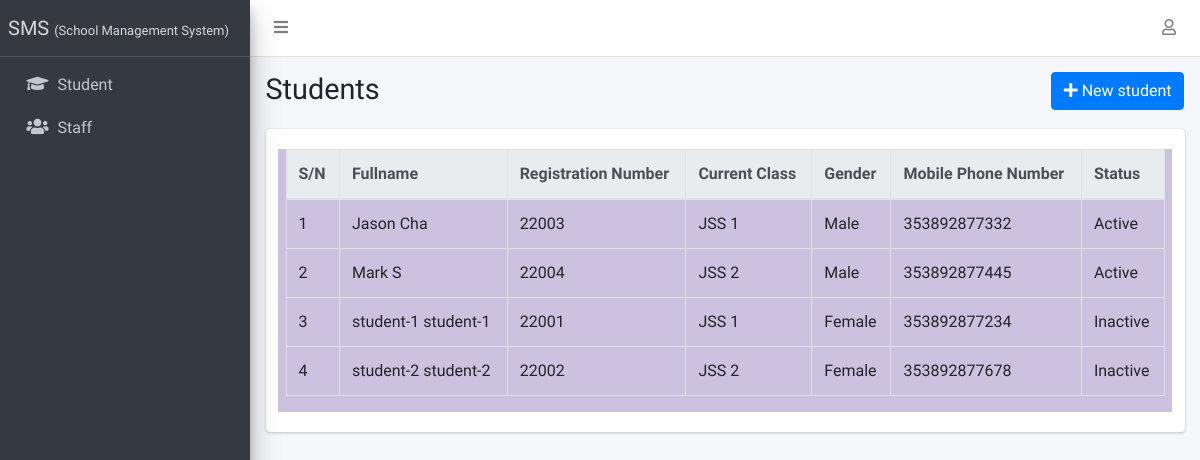
The app's page /student/list (signed in) with its own data.
### apps/students/models.py (models this page shows, shortened)
class Student(models.Model):
    STATUS_CHOICES = [("active", "Active"), ("inactive", "Inactive")]
    GENDER_CHOICES = [("male", "Male"), ("female", "Female")]
    current_status = models.CharField(
        max_length=10, choices=STATUS_CHOICES, default="active"
    )
    registration_number = models.CharField(max_length=200, unique=True)
    surname = models.CharField(max_length=200)
    firstname = models.CharField(max_length=200)
    other_name = models.CharField(max_length=200, blank=True)
    gender = models.CharField(max_length=10, choices=GENDER_CHOICES, default="male")
    date_of_birth = models.DateField(default=timezone.now)
    current_class = models.ForeignKey(
        StudentClass, on_delete=models.SET_NULL, blank=True, null=True
    )
    date_of_admission = models.DateField(default=timezone.now)
    mobile_num_regex = RegexValidator(
        regex="^[0-9]{10,15}$", message="Entered mobile number isn't in a right format!"
    )
    parent_mobile_number = models.CharField(
        validators=[mobile_num_regex], max_length=13, blank=True
    )
    address = models.TextField(blank=True)
    others = models.TextField(blank=True)
    passport = models.ImageField(blank=True, upload_to="students/passports/")
    class Meta:
        ordering = ["surname", "firstname", "other_name"]

### apps/corecode/models.py (models this page shows)
class StudentClass(models.Model):
    name = models.CharField(max_length=200, unique=True)
    class Meta:
        verbose_name = "Class"
        verbose_name_plural = "Classes"
        ordering = ["name"]
    def __str__(self):
        return self.name

### apps/students/views.py (the view)
# urls.py: path("list", StudentListView.as_view(), name="student-list"),
class StudentListView(LoginRequiredMixin, ListView):
    model = Student
    template_name = "students/student_list.html"

### apps/corecode/context_processors.py (called while the page is built)
def site_defaults(request):
    current_session = AcademicSession.objects.get(current=True)
    current_term = AcademicTerm.objects.get(current=True)
    vals = SiteConfig.objects.all()
    contexts = {
        "current_session": current_session.name,
        "current_term": current_term.name,
    }
    for val in vals:
        contexts[val.key] = val.value
    return contexts

### apps/students/templates/students/student_list.html (shortened to what this page needs)
{% extends 'base.html' %}
{% block title %}Students{% endblock title %}
{% block breadcrumb %}
<a class="btn btn-primary" href="{% url 'student-create' %}"><i
    class="fas fa-plus"></i> New student</a>
{% endblock breadcrumb %}
{% block content %}
  <div class="table-responsive">
    <table id="studenttable" class="table table-bordered table-hover" data-page-length='100'>
      <thead class="thead-light">
        <tr>
          <th>S/N</th>
          <th>Fullname</th>
          <th>Registration Number</th>
          <th>Current Class</th>
          <th>Gender</th>
          <th>Mobile Phone Number</th>
          <th>Status</th>
        </tr>
      </thead>
      <tbody>
        {% for student in object_list %}
          <tr class='clickable-row' data-href="{% url 'student-detail' student.id %}">
            <td>{{ forloop.counter}}</td>
            <td>{{ student.surname}} {{student.firstname }} {{student.other_name }}</td>
            <td>{{ student.registration_number}}</td>
            <td>{{ student.current_class}}</td>
            <td>{{ student.get_gender_display}}</td>
            <td>{{ student.parent_mobile_number}}</td>
            <td>{{ student.get_current_status_display}}</td>
          </tr>
        {% endfor %}
      </tbody>
    </table>
  </div>
{% endblock content %}

### templates/base.html (shortened to what this page needs)
{% load static %}
<!DOCTYPE html>
<html lang="en">
<head>
  <link rel="stylesheet" href="{% static 'plugins/fontawesome-free/css/all.min.css' %}">
  <link rel="stylesheet" href="{% static 'plugins/toastr/toastr.min.css' %}">
  <link rel="stylesheet"
    href="{% static 'plugins/overlayScrollbars/css/OverlayScrollbars.min.css' %}">
  <link rel="stylesheet" href="{% static 'plugins/Datatables/datatables.min.css' %}" />
  <link rel="stylesheet" href="{% static 'dist/css/adminlte.min.css' %}">
</head>
<body
  class="hold-transition sidebar-mini layout-fixed layout-navbar-fixed layout-footer-fixed">
  <div class="wrapper">
    <nav class="main-header navbar navbar-expand navbar-white navbar-light">
      <ul class="navbar-nav">
        <li class="nav-item">
          <a class="nav-link" data-widget="pushmenu" href="#" role="button"><i
              class="fas fa-bars"></i></a>
        </li>
      </ul>
      <ul class="navbar-nav ml-auto">
        <li class="nav-item dropdown">
          <a class="nav-link" data-toggle="dropdown" href="#">
            <i class="far fa-user"></i>
          </a>
        </li>
      </ul>
    </nav>
    <aside class="main-sidebar sidebar-dark-primary elevation-4">
      <a href="{% url 'home' %}" class="brand-link">SMS <span style="font-size:13px"> (School Management System)</span></a>
      <div class="sidebar">
        <nav class="mt-2">
          <ul class="nav nav-pills nav-sidebar flex-column"
            data-widget="treeview" role="menu" data-accordion="false">
            <li class="nav-item">
              <a href="{% url 'student-list' %}" class="nav-link">
                <i class="nav-icon fas fa-graduation-cap"></i>
                <p>
                  Student
                </p>
              </a>
            </li>
            <li class="nav-item">
              <a href="{% url 'staff-list' %}" class="nav-link">
                <i class="nav-icon fas fa-users"></i>
                <p>
                  Staff
                </p>
              </a>
            </li>
          </ul>
        </nav>
      </div>
    </aside>
    <div class="content-wrapper">
      <section class="content-header">
        <div class="container-fluid">
          <div class="row mb-1">
            <div class="col-sm-8">
              <h1>{% block title %}{% endblock title %}</h1>
            </div>
            <div class="col-sm-4">
              <ol class="breadcrumb float-sm-right">
                <li class="breadcrumb-item">{% block breadcrumb %}{% endblock breadcrumb %}</li>
              </ol>
            </div>
          </div>
        </div>
      </section>
      <section class="content">
        <div class="container-fluid">
          <div class="row">
            <div class="col-md-12">
              {% block fullcard %}
              <div class="card">
                <div class="card-body">
                  <div class="row">
                    <div class="col" style=" background-color: #ccc1de;">
                      {% block content %}
                      {% endblock content %}
                    </div>
                  </div>
                </div>
              </div>
              {% endblock fullcard %}
            </div>
          </div>
        </div>
      </section>
    </div>
  </div>
</body>
</html>

### records on screen
Student: surname "Jason", firstname "Cha", registration_number "22003", current_class "JSS 1", gender "Male", parent_mobile_number "353892877332", current_status "Active"
Student: surname "Mark", firstname "S", registration_number "22004", current_class "JSS 2", gender "Male", parent_mobile_number "353892877445", current_status "Active"
Student: surname "student-1", firstname "student-1", registration_number "22001", current_class "JSS 1", gender "Female", parent_mobile_number "353892877234", current_status "Inactive"
Student: surname "student-2", firstname "student-2", registration_number "22002", current_class "JSS 2", gender "Female", parent_mobile_number "353892877678", current_status "Inactive"
